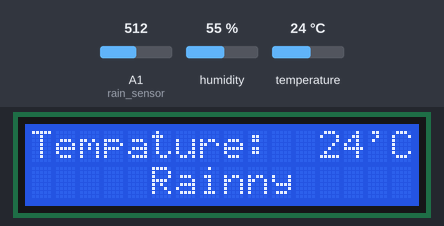
Recording of a sketch running on a simulated Arduino Uno, built with avr-gcc and run on an emulated ATmega328P. On the bench: 16×2 character LCD. The test bench sets the inputs (shaded band); at power-on: A1 (rain_sensor) = 512, humidity 55 %, temperature 24 °C.

Above: at 1.2 s.
1.3 s: A1 (rain_sensor) set to 883
7.4 s: A1 (rain_sensor) set to 907
At 11.2 s:
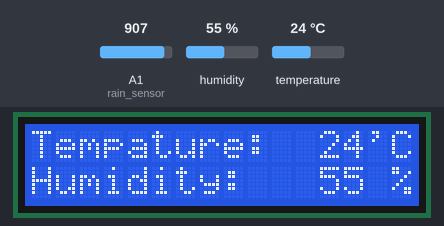
13.5 s: humidity set to 22 %
At 14.1 s:
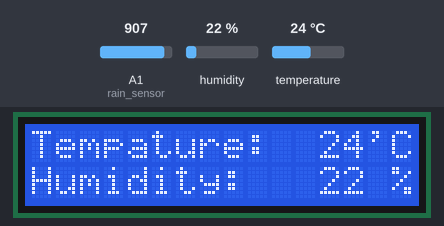
24.4 s: temperature set to 12 °C
At 24.7 s:
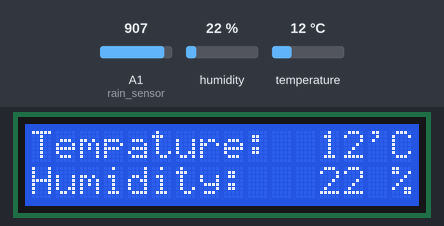
35.3 s: humidity set to 40 %
At 36.5 s:
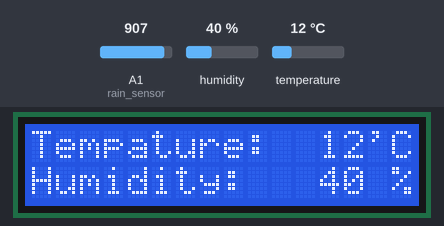
46.2 s: temperature set to 33 °C
At 47.2 s:
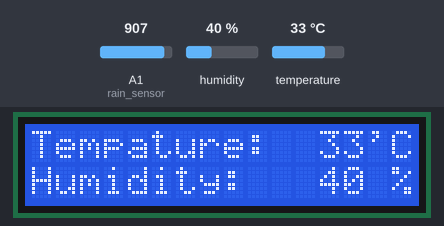
Timing chart, 0 to 49.2 s (numbered marks = the images above; inputs shaded):
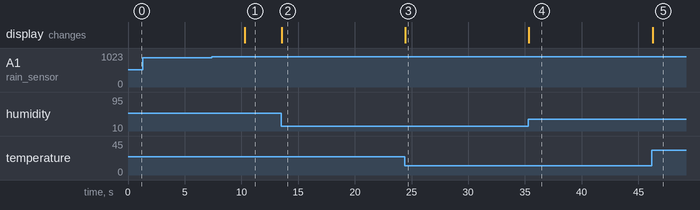

Measured:
- the behaviour switches between 899 and 900 on A1 (rain_sensor) (found by bisection; images 0 and 1)
- after the input at 1.3 s, every drawn part: stays the same
- after the input at 7.4 s, the display: changes after 2.9 s (image 1)
- after the input at 13.5 s, the display: changes after 0.06 s (image 2)
- after the input at 24.4 s, the display: changes after 0.06 s (image 3)
- after the input at 35.3 s, the display: changes after 0.05 s (image 4)
- after the input at 46.2 s, the display: changes after 0.05 s (image 5)

The sketch:

LCD2WithTempAndHum.ino
```cpp
#include <Wire.h>
#include <LiquidCrystal_I2C.h>
#include <SimpleDHT.h>
#define rain_sensor A1

// Set the LCD address to 0x27 for a 16 chars and 2 line display
LiquidCrystal_I2C lcd2(0x26, 16, 2);
int pinDHT11 = 12;
SimpleDHT11 dht11(pinDHT11);

void setup()
{
  lcd2.init();
  lcd2.backlight();
  Serial.begin(9600);
  pinMode(rain_sensor,INPUT);
}

void loop()
{
  byte temperature = 0;
  byte humidity = 0;
  int err = SimpleDHTErrSuccess;
  if ((err = dht11.read(&temperature, &humidity, NULL)) != SimpleDHTErrSuccess)
  {
    Serial.print("Read DHT11 failed, err="); Serial.println(err);delay(1000);
    return;
  }

    lcd2.clear();
    lcd2.print("Tempature:  "); lcd2.print((int)temperature);
    lcd2.print("'C");
    lcd2.setCursor(0, 1);
    lcd2.print("Humidity:   ");
    lcd2.print((int)humidity);
    lcd2.print(" %     ");

  int dryness = analogRead(rain_sensor);
  if (dryness < 900) {
    lcd2.clear();
    lcd2.print("Tempature:  "); lcd2.print((int)temperature);
    lcd2.print("'C");
    lcd2.setCursor(0, 1);
    lcd2.print("     Rainny     ");
    delay(5000);
  }
}
```
